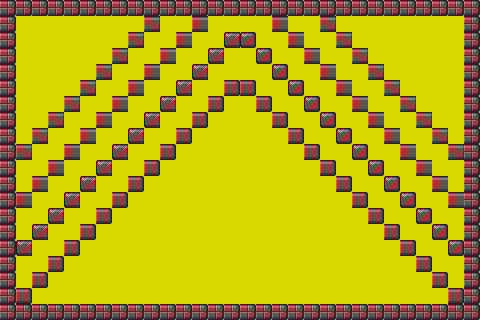

Tiled map render using the project's own tile images. Description and the map definition, with tile-layer contents summarised, below:
An orthogonal 30x20 tile map with 16x16 px tiles, 1 tile layer (Tile Layer 1).

<map version="1.0" orientation="orthogonal" width="30" height="20" tilewidth="16" tileheight="16" backgroundcolor="#d9d900">
 <tileset firstgid="1" name="tiles" tilewidth="16" tileheight="16">
  <image source="../img/tiles.png" width="80" height="224" />
 </tileset>
 <layer name="Tile Layer 1" width="30" height="20">
  <data>[600 cells, 194 non-empty, 6 distinct tile ids]</data>
 </layer>
</map>
